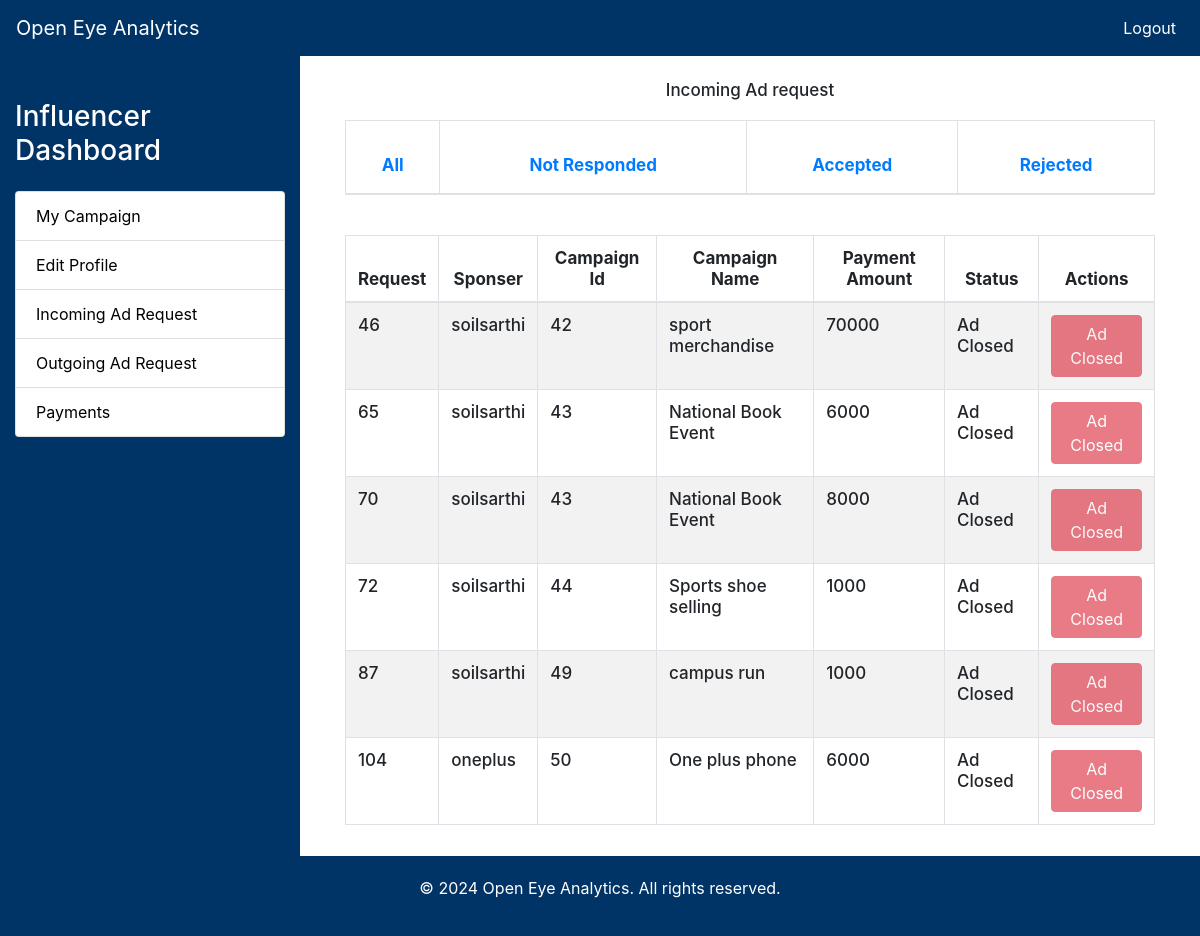
Screenshot of /oeanalytics/influencer/dashboard/incoming/All (signed in) with the database file from the repository.
### app.py (models this page shows)
class Request(db.Model):
    request_id = db.Column(db.Integer, primary_key=True, autoincrement=True)
    influencer_u = db.Column(db.String, db.ForeignKey('influencer.username'), nullable=False)
    sponser_u = db.Column(db.String, db.ForeignKey('sponsor.username'), nullable=False)
    campaign_id = db.Column(db.Integer, db.ForeignKey('campaign.campaignid'), nullable=False)
    campaign_name = db.Column(db.String, nullable=False)
    status = db.Column(db.Integer, nullable=False)
    payment_amount = db.Column(db.Integer, nullable=False)
    requirements = db.Column(db.String, nullable=False)
    messages = db.Column(db.String, nullable=False)
    role = db.Column(db.String, nullable=False)
    category = db.Column(db.String, db.ForeignKey('category.category'), nullable=False)

### app.py (the view, shortened to what this page needs)
@app.route('/oeanalytics/influencer/dashboard/incoming/<filter>', methods=['POST', 'GET'])
def incoming_influencer(filter):
    if filter == 'All':
        requests = Request.query.filter_by(influencer_u=session['username'],role='Sponser').all()
        return render_template('influencer_dashboard.html',template='incoming_influencer.html',requests = requests)

### templates/influencer_dashboard.html (shortened to what this page needs)
<!DOCTYPE html>
<html lang="en">
<head>
    <link href="https://stackpath.bootstrapcdn.com/bootstrap/4.5.2/css/bootstrap.min.css" rel="stylesheet">
</head>
<body>
    <nav class="navbar navbar-expand-lg navbar-dark">
        <a class="navbar-brand" href="#">Open Eye Analytics</a>
        <div class="collapse navbar-collapse" id="navbarNav">
            <ul class="navbar-nav ml-auto">
                <li class="nav-item">
                    <a class="nav-link" href="url_for('oeanalytics')">Logout</a>
                </li>
            </ul>
        </div>
    </nav>
    <div class="main-content">
        <div class="sidebar col-md-3">
            <h3 class="mt-4 mb-4">Influencer Dashboard</h3>
            <ul class="list-group">
                <a class="list-group-item" href="{{ url_for('influencer_my_campaign') }}" style="color: black !important;">My Campaign</a>
                <a class="list-group-item" href="{{ url_for('edit_influencer') }}">Edit Profile</a>
                <a class="list-group-item" href="{{ url_for('incoming_influencer', filter='All') }}">Incoming Ad Request</a>
                <a class="list-group-item" href="{{ url_for('outgoing_influencer', filter='All') }}" >Outgoing Ad Request</a>
                <a class="list-group-item" href="{{ url_for('show_payments_influencer') }}">Payments</a>
            </ul>
        </div>
        <div class="col-md-9">
            <div class="container">
                <div class="row mt-4">
                    <div class="col">
                        <h1>{% include template %}</h1>
                    </div>
                </div>
            </div>
        </div>
    </div>
    <div class="footer">
        <p>&copy; 2024 Open Eye Analytics. All rights reserved.</p>
    </div>
</body>
</html>

### templates/incoming_influencer.html (shortened to what this page needs)
<!DOCTYPE html>
<html lang="en">
<head>
    <link href="https://stackpath.bootstrapcdn.com/bootstrap/4.5.2/css/bootstrap.min.css" rel="stylesheet">
</head>
<body>
    <div class="container">
        <h1 class="text-center" style="font-size: 17px;">Incoming Ad request</h1>
        <table class="table table-striped table-bordered">
            <thead>
                <tr>
                    <th>
                        <a href="{{ url_for('incoming_influencer', filter='All') }}">All</a>
                    </th>
                    <th>
                        <a href="{{ url_for('incoming_influencer', filter='Not Responded') }}">Not Responded</a>
                    </th>
                    <th>
                        <a href="{{ url_for('incoming_influencer', filter='Accepted') }}">Accepted</a>
                    </th>
                    <th>
                        <a href="{{ url_for('incoming_influencer', filter='Rejected') }}">Rejected</a>
                    </th>
                </tr>
            </thead>
        <table class="table table-striped table-bordered">
        <table class="table table-striped table-bordered">
            <thead>
                <tr>
                    <th style="font-size: 17px;">Request</th>
                    <th style="font-size: 17px;">Sponser</th>
                    <th style="font-size: 17px;">Campaign Id</th>
                    <th style="font-size: 17px;">Campaign Name</th>
                    <th style="font-size: 17px;">Payment Amount</th>
                    <th style="font-size: 17px;">Status</th>
                    <th style="font-size: 17px;">Actions</th>
                </tr>
            </thead>
            <tbody>
                {% for request in requests %}
                <tr><td style="font-size: 17px;">{{ request.request_id }}</td>
                    <td style="font-size: 17px;">{{ request.sponser_u }}</td>
                    <td style="font-size: 17px;">{{ request.campaign_id }}</td>
                    <td style="font-size: 17px;">{{ request.campaign_name }}</td>
                    <td style="font-size: 17px;">{{ request.payment_amount }}</td>
                    <td style="font-size: 17px;">
                        {% if request.status == 0 %}
                            Not Responded
                        {% elif request.status == 1 %}
                            Accepted
                        {% elif request.status == 2 %}
                            Rejected
                        {% elif request.status == 3 %}
                            Ad Closed
                        {% elif request.status == 4 %}
                            Campaign Banned
                        {% elif request.status == 5 %}
                            Influencer Banned
                        {% elif request.status == 6 %}
                            Sponser Banned
                        {% endif %}
                    </td>
                    <td>
                        {% if request.status == 0 %}
                            <a href="{{ url_for('update_request_influencer', request_id=request.request_id, new_status=1) }}" class="btn btn-success">Accept</a>
                            <a href="{{ url_for('update_request_influencer', request_id=request.request_id, new_status=2) }}" class="btn btn-danger">Reject</a>
                        {% elif request.status == 1 %}
                            <button class="btn btn-success" disabled>Accepted</button>
                        {% elif request.status == 2 %}
                            <button class="btn btn-danger" disabled>Reject</button>
                        {% elif request.status == 3 %}
                            <button class="btn btn-danger" disabled>Ad Closed</button>
                        {% elif request.status == 4 %}
                            <button class="btn btn-danger" disabled>Campaign Banned</button>
                        {% elif request.status == 5 %}
                            <button class="btn btn-danger" disabled>Influencer Banned</button>
                        {% elif request.status == 6 %}
                            <button class="btn btn-danger" disabled>Sponser Banned</button>
                        {% endif %}
                    </td>
                </tr>
                {% endfor %}
            </tbody>
        </table>
    </div>
</body>
</html>

### templates/influencer_dashboard.html (style rules this page uses)
body, html { height: 100%; margin: 0; }
.main-content { display: flex; flex-direction: row; min-height: 100vh; }
.sidebar { background-color: #003366; color: #ffffff; padding: 20px; }
.sidebar a { color: black; text-decoration: none; }
.footer { background-color: #003366; color: #ffffff; text-align: center; padding: 20px; }
.navbar { background-color: #003366; }
.navbar-brand, .nav-link { color: #ffffff !important; }

### templates/incoming_influencer.html (style rules this page uses)
.table { margin-top: 20px; }
.table th a { font-size: 17px; color: #007bff; text-decoration: none; }
.table th { text-align: center; vertical-align: middle; }

### rows the page displays
Request: request_id "46", sponser_u "soilsarthi", campaign_id "42", campaign_name "sport merchandise", payment_amount "70000", status "Ad Closed"
Request: request_id "65", sponser_u "soilsarthi", campaign_id "43", campaign_name "National Book Event", payment_amount "6000", status "Ad Closed"
Request: request_id "70", sponser_u "soilsarthi", campaign_id "43", campaign_name "National Book Event", payment_amount "8000", status "Ad Closed"
Request: request_id "72", sponser_u "soilsarthi", campaign_id "44", campaign_name "Sports shoe selling", payment_amount "1000", status "Ad Closed"
Request: request_id "87", sponser_u "soilsarthi", campaign_id "49", campaign_name "campus run", payment_amount "1000", status "Ad Closed"
Request: request_id "104", sponser_u "oneplus", campaign_id "50", campaign_name "One plus phone", payment_amount "6000", status "Ad Closed"
